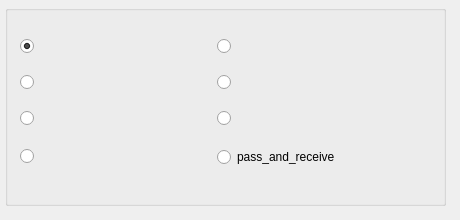
          <widget class="QWidget" name="test3">
           <attribute name="title">
            <string>Page</string>
           </attribute>
           <widget class="QWidget" name="verticalLayoutWidget_28">
            <property name="geometry">
             <rect>
              <x>0</x>
              <y>0</y>
              <width>451</width>
              <height>211</height>
             </rect>
            </property>
            <layout class="QVBoxLayout" name="strategy_shoot_layout_5" stretch="0">
             <property name="spacing">
              <number>2</number>
             </property>
             <property name="margin">
              <number>5</number>
             </property>
             <item>
              <widget class="QGroupBox" name="strategy_shoot_box_5">
               <property name="minimumSize">
                <size>
                 <width>0</width>
                 <height>200</height>
                </size>
               </property>
               <property name="maximumSize">
                <size>
                 <width>16777215</width>
                 <height>290</height>
                </size>
               </property>
               <property name="title">
                <string/>
               </property>
               <widget class="QWidget" name="verticalLayoutWidget_29">
                <property name="geometry">
                 <rect>
                  <x>10</x>
                  <y>10</y>
                  <width>401</width>
                  <height>176</height>
                 </rect>
                </property>
                <layout class="QGridLayout" name="strategy_selection_layout_9">
                 <property name="sizeConstraint">
                  <enum>QLayout::SetDefaultConstraint</enum>
                 </property>
                 <property name="margin">
                  <number>5</number>
                 </property>
                 <property name="spacing">
                  <number>2</number>
                 </property>
                 <item row="4" column="1">
                  <widget class="QRadioButton" name="receive_deflection_button">
                   <property name="text">
                    <string/>
                   </property>
                  </widget>
                 </item>
                 <item row="3" column="0">
                  <widget class="QRadioButton" name="dribble_to_region_button">
                   <property name="text">
                    <string/>
                   </property>
                  </widget>
                 </item>
                 <item row="3" column="1">
                  <widget class="QRadioButton" name="spin_to_region_button">
                   <property name="text">
                    <string/>
                   </property>
                  </widget>
                 </item>
                 <item row="0" column="0">
                  <widget class="QRadioButton" name="dribble_to_shoot_button">
                   <property name="text">
                    <string/>
                   </property>
                   <property name="checked">
                    <bool>true</bool>
                   </property>
                  </widget>
                 </item>
                 <item row="0" column="1">
                  <widget class="QRadioButton" name="active_def_button">
                   <property name="text">
                    <string/>
                   </property>
                  </widget>
                 </item>
                 <item row="4" column="0">
                  <widget class="QRadioButton" name="receive_pass_button">
                   <property name="text">
                    <string/>
                   </property>
                  </widget>
                 </item>
                 <item row="5" column="0">
                  <widget class="QRadioButton" name="radioButton">
                   <property name="text">
                    <string/>
                   </property>
                  </widget>
                 </item>
                 <item row="5" column="1">
                  <widget class="QRadioButton" name="pass_and_receive_button">
                   <property name="text">
                    <string>pass_and_receive</string>
                   </property>
                  </widget>
                 </item>
                </layout>
               </widget>
              </widget>
             </item>
            </layout>
           </widget>
          </widget>
